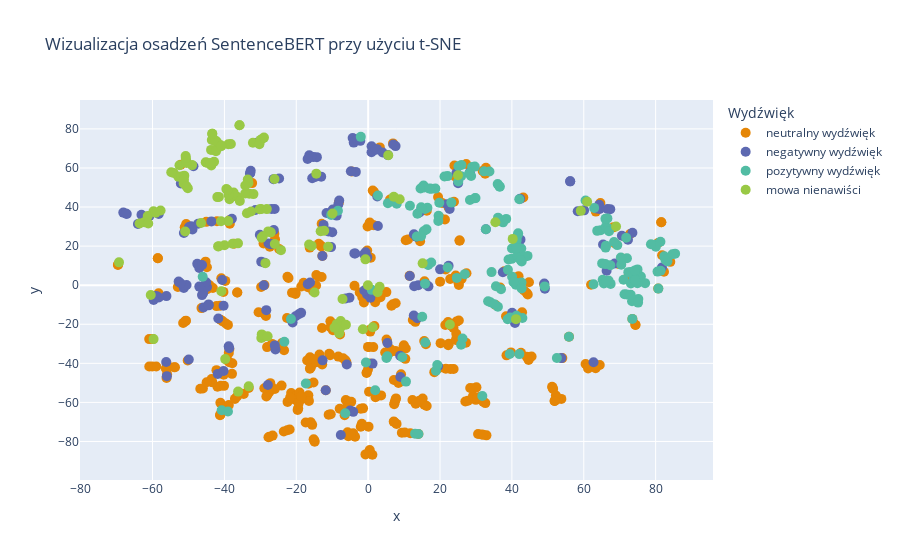

This figure's notebook cell:
### Code cell
model_base = run_model('dkleczek/bert-base-polish-uncased-v1', dataset, use_lora = True)

### Figure 1 — Plotly figure (JSON) as saved in the notebook; plotly's stock layout.template omitted (floating-point values rounded to 4 significant figures; data arrays with more than 128 entries replaced by an {"elided": "..."} marker saying what was removed)
{"data": [{"hovertemplate": "<b>%{hovertext}</b><br><br>Wydźwięk=neutralny wydźwięk<br>x=%{x}<br>y=%{y}<extra></extra>", "hovertext": {"elided": "405 str values"}, "legendgroup": "neutralny wydźwięk", "marker": {"color": "rgb(229, 134, 6)", "size": 10, "symbol": "circle"}, "mode": "markers", "name": "neutralny wydźwięk", "orientation": "v", "showlegend": true, "type": "scatter", "x": {"elided": "405 float values"}, "xaxis": "x", "y": {"elided": "405 float values"}, "yaxis": "y"}, {"hovertemplate": "<b>%{hovertext}</b><br><br>Wydźwięk=negatywny wydźwięk<br>x=%{x}<br>y=%{y}<extra></extra>", "hovertext": {"elided": "177 str values"}, "legendgroup": "negatywny wydźwięk", "marker": {"color": "rgb(93, 105, 177)", "size": 10, "symbol": "circle"}, "mode": "markers", "name": "negatywny wydźwięk", "orientation": "v", "showlegend": true, "type": "scatter", "x": {"elided": "177 float values"}, "xaxis": "x", "y": {"elided": "177 float values"}, "yaxis": "y"}, {"hovertemplate": "<b>%{hovertext}</b><br><br>Wydźwięk=pozytywny wydźwięk<br>x=%{x}<br>y=%{y}<extra></extra>", "hovertext": {"elided": "179 str values"}, "legendgroup": "pozytywny wydźwięk", "marker": {"color": "rgb(82, 188, 163)", "size": 10, "symbol": "circle"}, "mode": "markers", "name": "pozytywny wydźwięk", "orientation": "v", "showlegend": true, "type": "scatter", "x": {"elided": "179 float values"}, "xaxis": "x", "y": {"elided": "179 float values"}, "yaxis": "y"}, {"hovertemplate": "<b>%{hovertext}</b><br><br>Wydźwięk=mowa nienawiści<br>x=%{x}<br>y=%{y}<extra></extra>", "hovertext": ["Podobno @USER jest tak biedna, że @USER żyruje kredyt na makaron", "@USER @USER czekasz pisowska gnido żeby cisza zapadła abyście mogli zamieść kolejna sprawę pod dywan? Niedoczekanie twoje.", "@USER @USER A jak napiszę na Pani domu \\\"debil\\\" to się Pani nie obrazi i nie zadzwoni na Policję?", "@USER A jak napiszę na Pani domu \\\"debil\\\" to się Pani nie obrazi i nie zadzwoni na Policję?", "@USER A czy jest tam egzorcysta? Bo widzę aktorkę Stalinowską😀😀", "@USER Ale Pani nie pomyli się nikomu - wredna i upierdliwa stara panna jedyna w swoim rodzaju.", "@USER Ty pieprzony hipokryto. Najpierw rozwaliliście OZE a teraz mówicie o energetyce wiatrowej? Chyba z własnych wiatrów.", "@USER Gdy Pan dosypuje węgiel do kotła w takim tempie, istnieje duże prawdopodobieństwo, że pęknie Panu baniak.", "@USER @USER Wiem że mam rację, wypad z mojego TT", "@USER @USER Dawaj, niech się obrażają 😂", "Wychowały cię mass media, nie wysilał się twój mózg ✌🏻✌🏻", "Może zamiast pakowania milionów w promocje pisu PKO zainwestowałoby w jakieś lepsze zabezpieczenia?  Śmiech na sali", "@USER @USER HAJKO SALOMON vel PICHOWICZ,KTO PYTA CIĘ O ZDANIE? W SPRAWACH POLSKI MOGĄ SIĘ WYPOWIADAĆ POLACY.", "@USER Kamila zrujnowaliscie razem z mafią PO dobre imię Polski. Koryto nie wróci☝☝☝☝", "@USER Dziwne, że się nie nazywają \\\"głębokie gardło\\\".", "@USER @USER @USER @USER @USER Zmień dealera i portrecik nad łóżkiem zmień z Prezesa na kogoś innego.", "@USER @USER Mysle, że syn Jakiego jest bardziej inteligentny niż tatuś.", "@USER #słowoNaNiedzielę \\nZaprawdę powiadam Wam,aby wykastrować księdza,trzeba ministranta w podbródek kopnąć.\\nAmen.", "@USER O czym ty bredzisz. Poczytaj sobie depesze agencyjne po dzisiejszym dniu.", "@USER @USER Fajny taki dyspozycyjny klakier osobisty 👏", "@USER @USER czyżbyś zauważył że pierdolisz głupoty i nie masz argumentów ?", "@USER @USER @USER @USER @USER Kolejny fajny dzień dla opierdalaczy finansowanych przez PiS.", "I chuj mnie obchodzi, wypierdalać", "@USER twoja stara nosi zakupy w siateczce śródplazmatycznej", "Praca dla PO powoduje trwałe uszkodzenia mózgu....? #Woronicza17", "@USER @USER Pajacu, jak podajesz przepis to masz go znać na pamięć. Inaczej robią z siebie idiotę tak jak teraz.", "@USER Bilony z vat, biliony z pit, tak tylko piśdzielstwo drenuje", "@USER DOBRA WIADOMOŚĆ DLA L EWACTWA I DLA CIEBIE LISKU PISIORY  44  %  TOTALNI DEBILE 14  %  SUPER!!!!!!", "@USER Czytam to i sobie myślę, że niektórym to naprawdę odpie....ło i popier....ło w głowach.", "@USER w pampersach to ty teraz chodzisz i każdy to widzi że masz pełno w gaciach", "@USER @USER Trudne to będzie z takim debilem w roli prezydenta", "@USER @USER Olałeś ludzi po raz kolejny. Krzywoprzysięzca, oszust i kłamca - z takimi ludźmi się nie spotykam.", "@USER @USER @USER Nie, tamten jest głupi a tu ideologia", "@USER @USER @USER Hi hihi a co ty za baran jesteś?", "@USER Sprzątam w pokoju, a mój brat przychodzi i takie ,,Wiki jak ładnie ścierasz kurz. Wyglądasz wtedy tak inteligentnie\\\".\\nUdusz…", "@USER A dziś samo porównanie tych dwóch ekip ( legia 10 pkt, Wisła 11) znaczy ze legia się blazni i ty tym tweetep to udowadniasz", "@USER Haha  a ilu ty zapraszasz do studia co pierd...takie głupoty...", "@USER po chuj się tak wszędzie tym chwalisz ?", "@USER Niech się pedofilami zajmą zboczeńcy", "@USER @USER Jakiś prosty przepis by wymyslili, a tak  teraz karakan wyglada jakby mial pelne pieluchomajtki", "@USER Skąd się tacy ludzie biorą...", "@USER Polacy też wiedzą, że jednym z największych debili jest niejaki Ziemkiewicz.", "Hehe Lechia chyba się trochę wyglupila tym Lizaniem dupy kolejorzowi i transparentem \\\" wszyscy do Sydney...\\\" pozatym to z czym do czego", "@USER Sam się sobie dziwie ale nie często można pisać z amebą :)", "@USER Hahahaha kompletna bzdura. Brak lekarzy stomatologów i kompletny brak pielęgniarek. Głupoty prawisz waćpanna.", "Polityk PO retwittuje wpis ze słowami : pisowskie scierwo,suka. Który ? B.minister( sic!) Bartosz Arłukowicz . Oto poziom opozycji.", "@USER @USER Pewnie ci Żydzi to Polacy, wstyd dla kraju", "@USER Kolejna łże jak bura suka", "@USER A tak wogóle to o czym on tak pierdoli?", "@USER @USER @USER Mocne słowa? Idiota nie jest w stanie niczego takiego powiedzieć", "@USER Nowoczesna i PO niszczy reputacje !! Agresorko.", "@USER @USER @USER Nudny jesteś i nie przedstawiasz żadnych argumentów. #delegalizacja", "@USER Nieoficjalnie: Trybuna za bramką na Lechu w następnym sezonie będzie nosiła nazwę Curva Dość.", "@USER @USER Lisienko co ty masz za wzorce patriotów. To jawny zdrajca Polski odpowie za to.", "@USER @USER Teraz będziesz się pajacu lansował?", "@USER Jebać, jebać, nic się nie bać.", "@USER Daruję sobie komentarz tego idiotycznego TT z uwagi na święto.", "@USER @USER @USER Powinni cię jajami obrzucić gnoju", "@USER @USER @USER Reporter TVN nie dostał 20k za heilowanie, czyli wychodzi że jest jedynym nazistą na tej imprezie.", "@USER @USER O Panu?? Jak o takim kutasie można mówić Pan?", "@USER @USER Rewiński autorytet😂😂😂🤣🤣🤣. Stary pierdziel pokroju Pietrzaka. Skończyła się komuna i skończyły się festiwale.", "Craxa dziwko derby blisko.....  Z GARBARNIA", "@USER @USER Radek nie ma na prąd, został żulem", "@USER Problem Lisiewicza polega na tym, że On nigdy nie stworzy żadnej potęgi, a intelektualnej zwłaszcza.", "@USER @USER Zawsze był ciulem,  ale.po tym jak go Niemcy pobili to mu całkiem odwaliło", "@USER @USER @USER Lichocka, Ty głupia i stara dupa jesteś. Nikt Cię nie słucha i nikomu nie chce się z Tobą gadać.", "Pensja, kasa, dojenie, @USER ,ssanie kasy, ruchanie w meskie dupy, zawsze za pis, trudny teren, ciezkie warunki", "@USER @USER @USER Za co ty kasę bierzesz załgana kobieto? To twoja robota a nie opozycji.", "Słowo ciapaty zarezerwowane tylko dla @USER wszyscy mamy tak tego pana określać", "Psychopolactwo w kontrnatarciu, spierdalam do piwnicy", "@USER Między innymi dzięki takim propagandzistom pisowskim jak ty.", "@USER @USER Dostała mordy jak bocian dzioba", "Zamkinij swoje ludzkie ego @USER bo szkodzisz pisdzielstwu, za mało dzielisz, morda w kubeł i pis rośnie", "@USER @USER @USER Jak można dyskutować z poziomu z kimś, kto nie ma żadnego poziomu.", "@USER Hej, TVN, ale wiecie, że jak macie #PożarWBurdelu to wymienia się ku*wy, a nie firanki.", "@USER Obraża? Odkąd prawda obraża? Macierewicz to świr i wiadomo o tym nie od dziś.", "@USER @USER To na tej samej zasadzie CR to płaczek i egoista. Przeginka z interpretacją.", "@USER bardzo dobra decyzja z tym śmiesznym pseudodziennikarzem", "@USER @USER a edukcja, tworzą nowego polaka z odklejeniem mózgowym. Zakończy się to inwazją psychopolactwa.", "@USER @USER Dziwie się że wchodzisz w dyskusje z taką amebą umysłową :P", "@USER @USER Wyszkowski weź pigułkę bo ci jebie", "@USER @USER @USER Sakiewicz, Tobie wazelina oczy zalewa i bredzisz.", "@USER @USER Ssą wszystkimi otworami co tylko da się wessać", "@USER Pan jest zerem panie @USER . A nawet mniej niż zero. Dno, ćwok i skończone bydle. Koniec cytatów.", "@USER @USER @USER @USER Dajcie se po razie, bo wszyscy tu na to czekają 😂", "@USER Zawsze był pierdolnięty. Od pierwszego dnia, kiedy został burmistrzem Londynu.", "@USER @USER @USER Musiałeś tych ozdrowieńczych klapsów sporo zebrać skoro tak bredzisz.", "@USER A ilu z nich weszło wyłącznie dlatego aby zareagować na wasze ciągłe łgarstwa?", "@USER Pawełku, zostałeś politykiem. To kiedy mogę napluć Ci w mordę?", "@USER @USER Ty jesteś z tych umundurowanych Tumanowiczów?", "@USER @USER Tomek ty i analizy? Ty i wnioski? Chłopie nie wiem co ty bierzesz ale zmnieksz dawkę o połowę...", "@USER POLSKOŚĆ TO NIE NORMALNOŚĆ.  PAMIĘTA PAN! PRZECIWNICY TO BOLSZEWICY.  TO BYŁO WCZORAJ!   JEST PAN NIESZCZERY!", "@USER widocznie pani sędzia dziecinnieje, bo zachowuje się jak przedszkolak który chce robić na złość", "@USER @USER Wypierdal..ć - to tobie już dwie żony powiedziały. A rudy zdrajca to co najwyżej może prosić o najniższy wymiar ka…", "@USER Widzialem te smieszkowanie, heheszki, tak było tego nie chce cofniesz, oddawaj panie endeku oddawaj", "Psychicznie mnie rozjebali, już nie mam siły czytać psychopolactwa , odklejenie mozgowe na 100%", "@USER A ta pani to ta słynna dziennikarka inteligentna inaczej @USER Gargas?", "@USER Bo masz ołtarzyk CR 😂 😛😛 Kopnięcie podobne, idiotyczne, niezbyt mocne, zupełnie bez piłki. Nie ma co usprawiedliwiać głupoty.", "@USER @USER @USER Przestańcie kraść, kłamać i demolować państwo to wtedy pogadamy", "@USER Akurat wy tam w Nowoczesnej umiecie średnią wyliczyć ha ha ha", "@USER Ty żółty cwieku, yntelygent. Guardian napisał coś o przygłupie z Uralu?", "@USER Jaka ta Kamilusia mądra. Szkoda tylko ,że w jedną stronę. Ale jakie to typowe dla Po-Now.", "@USER Pieprzona zakala sadownictwa ta Gersdorf jest i tojest fakt.", "Jutro idę z faszystami na rower, są pojebani", "@USER @USER Zamknij niemiecki ryj,siedź w tej Brukseli i nie wracaj złodzieju!😬😬😬", "@USER @USER I co, mamy się kurwa cieszyć że nas podusicie? Banda debili.", "@USER Tchórzostwo i paranoja. Marszałek Kuchciński hańbi obejmowany urząd.", "Ijo ijo ijo policja tt przejechałem aresztować śmierdzącą @USER cały tt śmierdzi", "@USER Podsumowując:\\nObciach mierzymy w gmyzach, a \\na poziom utraty kontroli, w kukizach.", "@USER Ten to ma coraz wyzsze loty🤦♀️niebawem pewnie przybedzie Ci spraw, nie bedziesz mial czasu na pisanie bredni🙄", "@USER A jak  bez wodki gorsze glupoty pierdolą np premier, np prezydent to jak to nazwać", "@USER @USER Tajna grupa na FB? Zmieńcie dealera albo przestańcie ćpać.", "@USER Niech spierdala. Przyszedł z PiSu i myślał że się na coś załapie, ale się nie udało", "@USER @USER @USER Jasne, i PiSowski aktyw może sobie włazić nawzajem w dupę bez przeszkód.", "@USER Szczecin pokazał że nie jest Warszawą. I nie wybiera miernot", "@USER W jaki sposób jakikolwiek imigrant może zagrozić waszej kulturze, jak wy nie macie żadnej kultury ?", "Oddawaj pieniądze @USER @USER ludzkie oszusty, koniec ssania wszystkimi otworami, co tylko da się wessać", "Gówniak układał playlistę na drogę oprócz wiadomo tamagotchi tamagotchi tamagotchi, było nasze mózgi wypełnione są marią", "Ani jednego człowieka z pis nie toleruję, tak mam, coś ze mną nie tak chyba", "@USER Które dno osiągnął Pan tym razem? Bo IQ rozwielitka ma wyższe.", "@USER @USER @USER Oj, jaki ty durny człowieku jesteś.....\\nIdź do pracy w TVPis", "@USER Ja nic niepisalem ale twierdziłem ze finał Liv-Real to chyba pewne pieniądze u buka. A w finale oby Cristina płakała po porażce", "@USER Won niemcu. Sprzedawaliscie wszystko jak leciało a teraz wielcy patrioci. Won!", "@USER @USER Mam rozumieć, że to mapa nasycenia krajów zboczeńcami w sutannach.", "Chłopak Dani jest po prostu brzydki idk", "@USER @USER @USER @USER No i co kłamliwa, wredna kobieto z broszką teraz powiesz?", "@USER @USER Raczej zdradzieckie mordy i kanaliè pod sejmem😁😁😁", "Pisdzielstwo tworzy trendy, kazdy jest złodziejem"], "legendgroup": "mowa nienawiści", "marker": {"color": "rgb(153, 201, 69)", "size": 10, "symbol": "circle"}, "mode": "markers", "name": "mowa nienawiści", "orientation": "v", "showlegend": true, "type": "scatter", "x": [-60.5, -41.13, -35.8, -35.8, 35.4, -54.09, -45.21, -36.19, -29.73, 8.776, -31.93, -1.473, -28.58, -69.34, 2.627, -8.073, -39.97, -38.94, -7.652, 40.22, -37.22, -50.18, -59.73, -41.55, -33.73, -44.93, -43.65, -42.15, -25.97, -41.98, -29.63, -30.19, -37.72, -32.06, -0.0656, 59.17, -46.5, 15.16, -43.5, 1.266, -7.135, -29.91, -61.34, 68.98, -51.35, -48.99, -14.43, -52.5, -0.7606, -41.55, -52.83, -32.59, 22.73, -29.78, -42.79, 3.189, -11.13, -36.47, -30.26, -42.88, -33.09, -8.747, -7.602, -40.86, -62.28, -52.04, -29.62, -51.16, -29.64, -38.58, -35.71, -39.45, -37.73, -59.72, -14.92, -27.1, -28.2, -29.0, -50.51, -51.25, -37.44, -38.84, -33.24, -43.87, 24.99, -50.79, 60.94, -43.39, -39.16, -43.71, -9.375, -27.8, -29.32, -34.21, -27.98, -50.62, -54.79, -9.911, -15.73, -24.26, -42.34, -50.6, -26.06, -50.75, -38.93, -42.54, -33.31, -33.5, -6.188, 7.129, -57.76, -16.43, -63.61, -59.12, -41.76, -50.91, -40.94, -12.23, 5.598, -39.77, -34.19, 41.14, -38.2, -36.22, -61.2, -40.88, -43.38, -13.22], "xaxis": "x", "y": [-5.038, 71.73, 81.86, 81.87, 32.24, 57.46, 62.97, -54.48, -27.01, 44.01, 46.63, -22.59, 11.29, 11.68, -3.6, -24.56, 20.47, 32.8, -18.32, 23.7, 45.67, 49.66, 37.84, 45.2, 36.78, 62.72, 61.31, 73.59, 21.09, 45.08, 74.72, 38.87, 21.2, 72.95, -0.04773, 38.04, 31.86, 11.18, 74.34, -21.56, -7.106, 74.38, 35.41, 30.07, 52.1, 61.46, 57.08, 61.42, 13.22, 19.93, 55.49, 37.72, -20.12, 38.94, 69.21, -0.7788, 19.7, 45.25, 72.15, 63.14, 46.8, -19.91, -21.38, -3.091, 32.26, 55.68, -25.19, 56.06, 24.27, 44.01, 43.05, 49.2, 46.14, -27.59, -3.71, 27.05, 38.93, 75.54, 62.54, 54.0, 47.39, 46.18, -51.79, 62.53, 56.25, 66.09, 42.73, 77.54, 48.76, 69.26, -21.74, 27.53, 25.06, 46.93, -26.13, 63.86, 57.84, 36.73, 20.11, 17.93, 68.53, 50.71, 54.34, 65.07, 72.18, 74.01, 52.28, 54.1, -20.22, 45.27, 38.21, 20.84, 31.56, 37.06, 19.85, 27.51, 32.7, 27.82, 66.48, -37.84, 51.0, -17.38, 72.28, 21.41, 31.55, 71.12, 77.51, 27.62], "yaxis": "y"}], "layout": {"legend": {"title": {"text": "Wydźwięk"}, "tracegroupgap": 0}, "title": {"text": "Wizualizacja osadzeń SentenceBERT przy użyciu t-SNE"}, "xaxis": {"anchor": "y", "domain": [0, 1], "title": {"text": "x"}}, "yaxis": {"anchor": "x", "domain": [0, 1], "title": {"text": "y"}}}}
